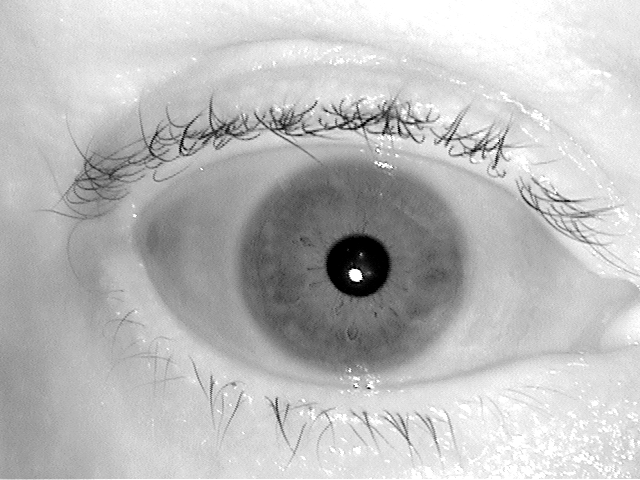
#> input picture src/images/02463d1916.tiff, 640 x 480 px, found by its file name; its folder holds 4 pictures in this run
$ python demo.py   (older library calls are emulated)
#> lines starting #> are read from the running program, lines starting #| are printed output that depends on the picture; after the words box and inside, x2 and y2 are one past the last pixel; in counts of white or black regions, pixels touching at a corner belong together
# Numpy is needed because OpenCV images in python are actually numpy arrays.
import numpy
import cv2
import os
import copy

class iris_detection():
    def __init__(self, image_path):
        '''
        initialize the class and set the class attributes
        '''
        self._img = None
        self._img_path = image_path
        self._pupil = None

    def load_image(self):
        '''
        load the image based on the path passed to the class
        it should use the method cv2.imread to load the image
        it should also detect if the file exists
        '''
        self._img = cv2.imread(self._img_path)
#> self._img is the input picture: shape (480, 640, 3); min 0, max 255, mean 188.8
        # If the image doesn't exists or is not valid then imread returns None
        if self._img is None:
            return False
        else:
            return True

    def convert_to_gray_scale(self):
        self._img = cv2.cvtColor(self._img, cv2.COLOR_BGR2GRAY)
#> self._img: shape (480, 640)

    def detect_pupil(self):
        '''
        This method should use cv2.findContours and cv2.HoughCircles() function from cv2 library to find the pupil
        and then set the coordinates for pupil circle coordinates
        '''
        # First binarize the image so that findContours can work correctly.
        _, thresh = cv2.threshold(self._img, 100, 255, cv2.THRESH_BINARY)
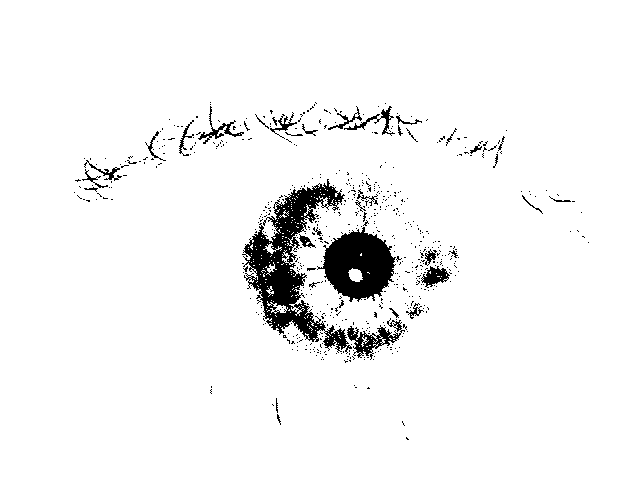
#> thresh: shape (480, 640); 95.3% white; 604 black regions (567 under 20 px), largest, box (x1, y1, x2, y2) and area: (242, 179, 352, 354) 6076, (317, 227, 396, 302) 3610, (347, 318, 405, 360) 758
        # Now find the contours and then find the pupil in the contours.
        contours, _, _ = cv2.findContours(thresh, cv2.RETR_LIST, cv2.CHAIN_APPROX_SIMPLE)
        c = cv2.HoughCircles(contours, cv2.HOUGH_GRADIENT, 2, self._img.shape[0]/2)
#> c = [[331, 267, 85.4]]
        # Then mask the pupil from the image and store it's coordinates.
        for l in c:
            # OpenCV returns the circles as a list of lists of circles
            for circle in l:
                center = (circle[0], circle[1])
                radius = circle[2]
                cv2.circle(self._img, center, radius, (0, 0, 0), thickness = -1)
                self._pupil = (center[0], center[1], radius)
#> this loop made 1 pass
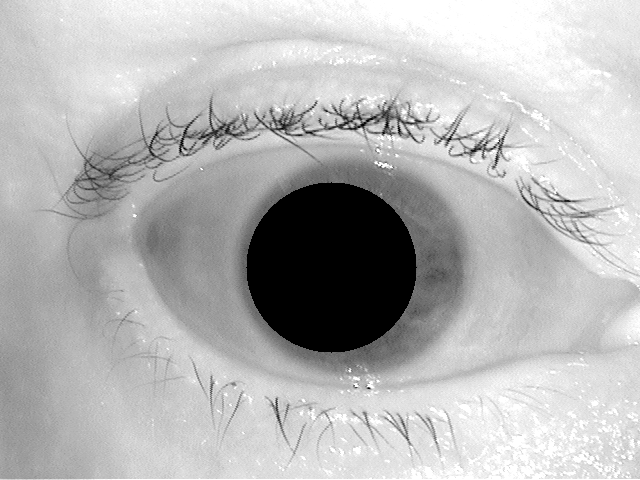
#> self._img: shape (480, 640); min 0, max 255, mean 182.1

        cimg = copy.deepcopy(self._img)
        i = self._pupil
        # draw the outer circle
        cv2.circle(cimg,(i[0],i[1]),i[2],(0,255,0),2)
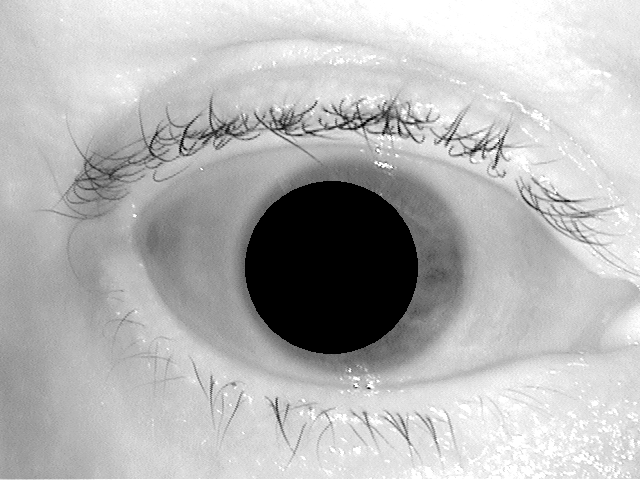
#> cimg: shape (480, 640); 0.24% of pixels changed, all inside (x1, y1, x2, y2) = (245, 181, 418, 354)
        # draw the center of the circle
        cv2.circle(cimg,(i[0],i[1]),2,(0,0,255),3)

        cv2.imshow('pupil', cimg)
        cv2.waitKey(0)

    def detect_iris(self):
        '''
        This method should use the background subtraction technique to isolate the iris from the original image
        It should use the coordinates from the detect_pupil to get a larger circle using cv2.HoughCircles()
        '''
        _, t = cv2.threshold(self._img, 195, 255, cv2.THRESH_BINARY)
        contours, _, _ = cv2.findContours(t, cv2.RETR_EXTERNAL, cv2.CHAIN_APPROX_SIMPLE)
        # Find the iris using the radius of the pupil as input.
        c = cv2.HoughCircles(contours, cv2.HOUGH_GRADIENT, 2, self._pupil[2] * 2, param2 = 150)

        for l in c:
            for circle in l:
                center = (self._pupil[0], self._pupil[1])
                radius = circle[2]
                # This creates a black image and draws an iris-sized white circle in it.
                mask = numpy.zeros((self._img.shape[0], self._img.shape[1], 1), numpy.uint8)
                cv2.circle(mask, center, radius, (255, 255, 255), thickness = -1)
                # Mask the iris and crop everything outside of its radius.
                self._img = cv2.bitwise_and(self._img, mask)

    def start_detection(self):
        '''
        This is the main method that will be called to detect the iris
        it will call all the previous methods in the following order:
        load_image
        convert_to_gray_scale
        detect_pupil
        detect_iris
        then it should display the resulting image with the iris only
        using the method cv2.imshow
        '''
        if(self.load_image()):
            self.convert_to_gray_scale()
            self.detect_pupil()
            self.detect_iris()
            cv2.imshow("Result", self._img)
            cv2.waitKey(0)
        else:
            print('Image file "' + self._img_path + '" could not be loaded.')

#id = iris_detection('c:\\temp\\eye_image.jpg')
# generate paths
myPath = os.path.abspath(os.path.dirname(__file__))
imagePath = myPath + '\images'
raw_images = os.listdir(imagePath)
raw_images = list(map(lambda x:imagePath+'\\'+x, raw_images))
image = raw_images[2]

id = iris_detection(image)
id.load_image()
id.convert_to_gray_scale()
id.detect_pupil()
